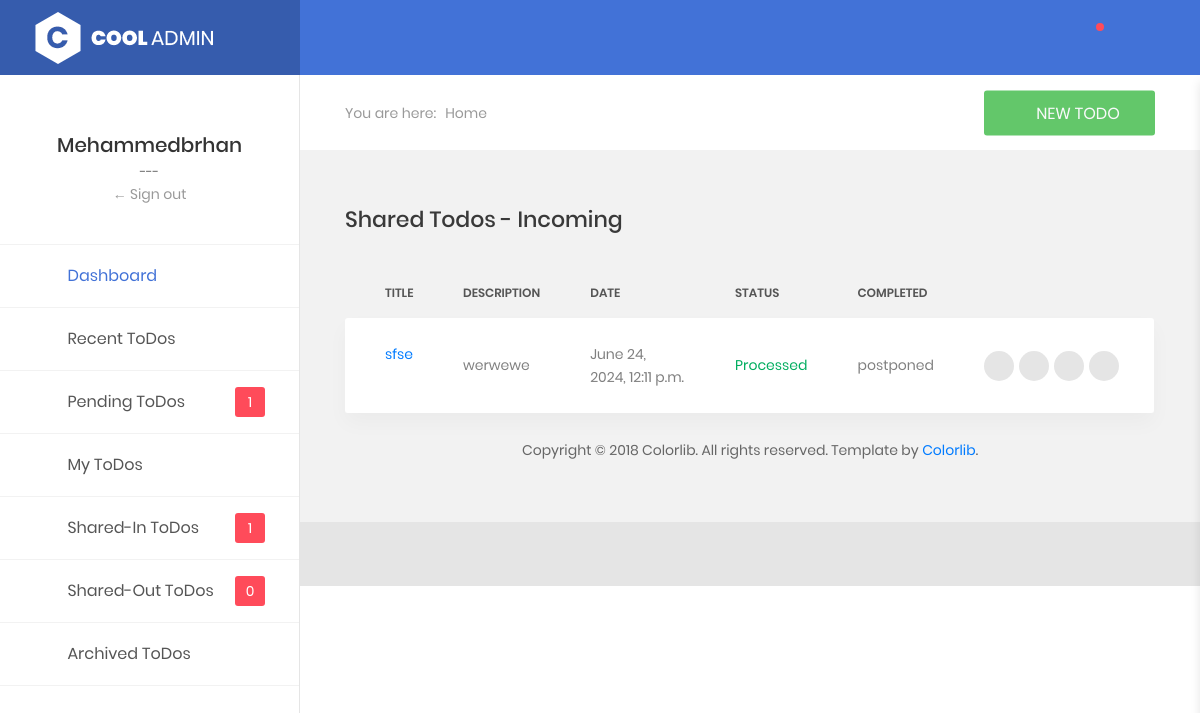
Page /todos/shared-in/ (signed in) on the committed database.
### app_todo/models.py (models this page shows, shortened)
class Todo(models.Model):
    user = models.ForeignKey(User, on_delete=models.SET_NULL, null=True, blank=True, related_name='todos')
    title = models.CharField(max_length=50)
    body = models.CharField(max_length=250)
    attachments = models.CharField(max_length=250)
    expires_at = models.DateTimeField(auto_now=True)
    shared_with = models.ManyToManyField(User, blank=True, related_name='shared_todos')
    created_at = models.DateTimeField(auto_now_add=True)
    updated_at = models.DateTimeField(auto_now=True)

### app_todo/views.py (the view)
# urls.py: path('todos/shared-in/', views.todos_shared_in, name='todos.shared_in'),
@login_required(login_url="/login/")
def todos_shared_in(request):
    context ={}
    context["dataset"] = Todo.objects.filter(shared_with=request.user)
    return render(request, "todo/todos-shared-in.html", context)

### app_todo/templates/todo/todos-shared-in.html (shortened to what this page needs)
{% extends 'layout.html' %}
{% block content %}
<div class="row">
    <div class="col-md-12">
        <h3 class="title-5 m-b-35">Shared Todos - Incoming</h3>
        <div class="table-responsive table-responsive-data2">
            <table class="table table-data2">
                <thead>
                    <tr>
                        <th>title</th>
                        <th>description</th>
                        <th>date</th>
                        <th>status</th>
                        <th>completed</th>
                        <th></th>
                    </tr>
                </thead>
                <tbody>
                    {% for i in dataset %}
                    <tr class="tr-shadow">
                        <td><a href="{% url 'todos.detail' i.id %}">{{ i.title }}</a></td>
                        <td>{{ i.body }}</td>
                        <td>{{ i.created_at }}</td>
                        <td>
                            <span class="status--process">Processed</span>
                        </td>
                        <td>postponed</td>
                        <td>
                            <div class="table-data-feature">
                                <a href="{% url 'todos.share' i.id %}" class="item" data-toggle="tooltip" data-placement="top" title="" data-original-title="Send">
                                    <i class="zmdi zmdi-mail-send"></i>
                                </a>
                                <a href="{% url 'todos.update' i.id %}" class="item" data-toggle="tooltip" data-placement="top" title="" data-original-title="Edit">
                                    <i class="zmdi zmdi-edit"></i>
                                </a>
                                <a href="{% url 'todos.delete' i.id %}" class="item" data-toggle="tooltip" data-placement="top" title="" data-original-title="Delete">
                                    <i class="zmdi zmdi-delete"></i>
                                </a>
                                <button class="item" data-toggle="tooltip" data-placement="top" title="" data-original-title="More">
                                    <i class="zmdi zmdi-more"></i>
                                </button>
                            </div>
                        </td>
                    </tr>
                    <tr class="spacer"></tr>
                    {% endfor %}
                  </tbody>
            </table>
        </div>
    </div>
</div>
{% endblock %}

### app_todo/templates/layout.html (shortened to what this page needs)
{% load static %}
<!DOCTYPE html>
<html lang="en">
<head>
    <link href="{% static 'css/font-face.css' %}" rel="stylesheet" media="all">
    <link href="{% static 'vendor/font-awesome-4.7/css/font-awesome.min.css' %}" rel="stylesheet" media="all">
    <link href="{% static 'vendor/font-awesome-5/css/fontawesome-all.min.css' %}" rel="stylesheet" media="all">
    <link href="{% static 'vendor/mdi-font/css/material-design-iconic-font.min.css' %}" rel="stylesheet" media="all">
    <link href=" {% static 'vendor/bootstrap-4.1/bootstrap.min.css' %}" rel="stylesheet" media="all">
    <link href=" {% static 'vendor/animsition/animsition.min.css' %}" rel="stylesheet" media="all">
    <link href=" {% static 'vendor/bootstrap-progressbar/bootstrap-progressbar-3.3.4.min.css' %}" rel="stylesheet" media="all">
    <link href=" {% static 'vendor/wow/animate.css' %}" rel="stylesheet" media="all">
    <link href=" {% static 'vendor/css-hamburgers/hamburgers.min.css' %}" rel="stylesheet" media="all">
    <link href=" {% static 'vendor/slick/slick.css' %}" rel="stylesheet" media="all">
    <link href=" {% static 'vendor/select2/select2.min.css' %}" rel="stylesheet" media="all">
    <link href=" {% static 'vendor/perfect-scrollbar/perfect-scrollbar.css' %}" rel="stylesheet" media="all">
    <link href=" {% static 'vendor/vector-map/jqvmap.min.css' %}" rel="stylesheet" media="all">
    <link href="{% static 'css/theme.css' %}" rel="stylesheet" media="all">
</head>
<body class="animsition">
    <div class="page-wrapper">
        <aside class="menu-sidebar2">
            <div class="logo">
                <a href="#">
                    <img src="{% static 'images/icon/logo-white.png' %}" alt="Cool Admin" />
                </a>
            </div>
            <div class="menu-sidebar2__content js-scrollbar1">
                <div class="account2">
                    <h4 class="name">
                        {% if user.is_authenticated %}
                        {{ user.get_short_name }}
                    {% else %}
                        Please log in.
                    {% endif %}
                </h4>
                    <small>---</small>
                    <a href="/logout/">&larr; Sign out</a>
                </div>
                <nav class="navbar-sidebar2">
                    <ul class="list-unstyled navbar__list">
                        <li class="active">
                            <a class="js-arrow" href="/home/">
                                <i class="fas fa-tachometer-alt"></i>Dashboard</a>
                        </li>
                        <li>
                            <a href="{% url 'todos.recent' %}">
                                <i class="fas fa-shopping-basket"></i>Recent ToDos</a>
                        </li>
                        <li>
                            <a href="#">
                                <i class="fas fa-chart-bar"></i>Pending ToDos</a>
                                <span class="inbox-num" id="pending_badge">0</span>
                        </li>
                        <li>
                            <a href="{% url 'todos.mine' %}">
                                <i class="fas fa-shopping-basket"></i>My ToDos</a>
                        </li>
                        <li>
                            <a href="{% url 'todos.shared_in' %}">
                                <i class="fas fa-chart-bar"></i>Shared-In ToDos</a>
                            <span class="inbox-num" id="shared_in_badge">0</span>
                        </li>
                        <li>
                            <a href="{% url 'todos.shared_out' %}">
                                <i class="fas fa-chart-bar"></i>Shared-Out ToDos</a>
                                <span class="inbox-num" id="shared_out_badge">0</span>
                        </li>
                        <li>
                            <a href="#">
                                <i class="fas fa-shopping-basket"></i>Archived ToDos</a>
                        </li>
                    </ul>
                    <br/>
                </nav>
            </div>
        </aside>
        <div class="page-container2">
            <header class="header-desktop2">
                <div class="section__content section__content--p30">
                    <div class="container-fluid">
                        <div class="header-wrap2">
                            <div class="header-button2">
                                <div class="header-button-item js-item-menu">
                                    <i class="zmdi zmdi-search"></i>
                                </div>
                                <div class="header-button-item has-noti js-item-menu">
                                    <i class="zmdi zmdi-notifications"></i>
                                </div>
                                <div class="header-button-item mr-0 js-sidebar-btn">
                                    <i class="zmdi zmdi-menu"></i>
                                </div>
                            </div>
                        </div>
                    </div>
                </div>
            </header>
            <section class="au-breadcrumb m-t-75">
                <div class="section__content section__content--p30">
                    <div class="container-fluid">
                        <div class="row">
                            <div class="col-md-12">
                                <div class="au-breadcrumb-content">
                                    <div class="au-breadcrumb-left">
                                        <span class="au-breadcrumb-span">You are here:</span>
                                        <ul class="list-unstyled list-inline au-breadcrumb__list">
                                            <li class="list-inline-item active">
                                                <a href="#">Home</a>
                                            </li>
                                        </ul>
                                    </div>
                                    <a href="{% url 'todos.create' %}" class="au-btn au-btn-icon au-btn--green text-light">
                                        <i class="zmdi zmdi-plus"></i>New ToDo
                                    </a>
                                </div>
                            </div>
                        </div>
                    </div>
                </div>
            </section>
            <section class="statistic">
                <div class="section__content section__content--p30">
                    <div class="container-fluid">
                        <div class="row">
                            <div class="col">
                          {% block content %}
                            {% endblock %}
                        </div>
                    </div>
                    </div>
                </div>
            </section>
            <section>
                <div class="container-fluid">
                    <div class="row">
                        <div class="col-md-12">
                            <div class="copyright">
                                <p>Copyright © 2018 Colorlib. All rights reserved. Template by <a href="https://colorlib.com">Colorlib</a>.</p>
                            </div>
                        </div>
                    </div>
                </div>
            </section>
        </div>
    </div>
</body>
</html>

### rows in the picture
Todo: title "sfse", body "werwewe", created_at "June 24, 2024, 12:11 p.m."

### other values in the picture
{{ user.get_short_name }} "Mehammedbrhan"
